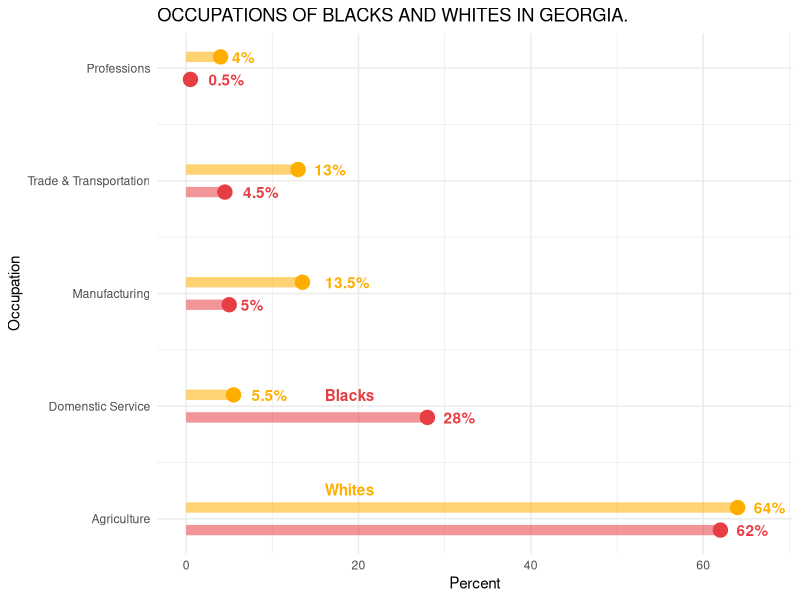
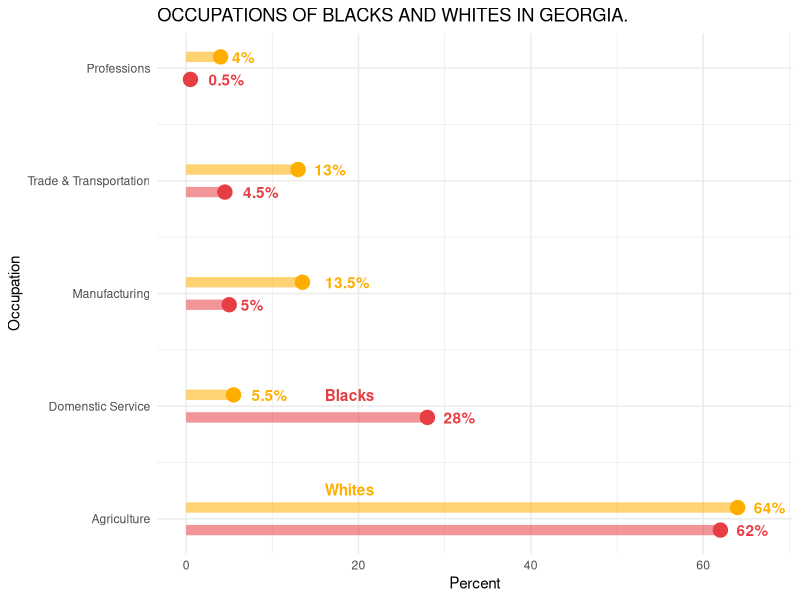

The R source for these figures, in order:
library(tidyverse)

dat = read_csv("ProblemSet5_RedesignData.csv")

ggplot(dat, aes(percent, category, color = group)) +
  geom_segment(aes(x = 0, xend = percent, 
                   y = category_number + ifelse(group == "Blacks", -0.1, 0.1),
                   yend = category_number + ifelse(group == "Blacks", -0.1, 0.1), 
                   linewidth = 1.5, alpha = 0.67)) +
  geom_point(aes( y = category_number + ifelse(group == "Blacks", -0.1, 0.1),
                  size = 4)) +
  geom_text(aes(label = paste0(percent, "%"),
                y = category_number + ifelse(group == "Blacks", -0.1, 0.1)),
            hjust = -0.5,
            fontface = "bold") +
  scale_y_continuous(breaks = 1:5,
                     labels = c("Agriculture",
                                "Domenstic Service",
                                "Manufacturing",
                                "Trade & Transportation",
                                "Professions")) +
  coord_cartesian(xlim = c(0, 67)) +
  annotate("text", x = 19, y = 1.26, label = "Whites", color = "#FFAE00", fontface = "bold") + 
  annotate("text", x = 19, y = 2.10, label = "Blacks", color = "#E73E44", fontface = "bold") +
  theme_minimal() + 
  theme (legend.position = "none") +
  labs(x = "Percent",
       y = "Occupation",
       title = "OCCUPATIONS OF BLACKS AND WHITES IN GEORGIA.") +
  scale_color_manual(values = c("Blacks" = "#E73E44", "Whites" = "#FFAE00"))
ggsave("ProblemSet5_RedesignPlot.png", width = 10, height = 6)
